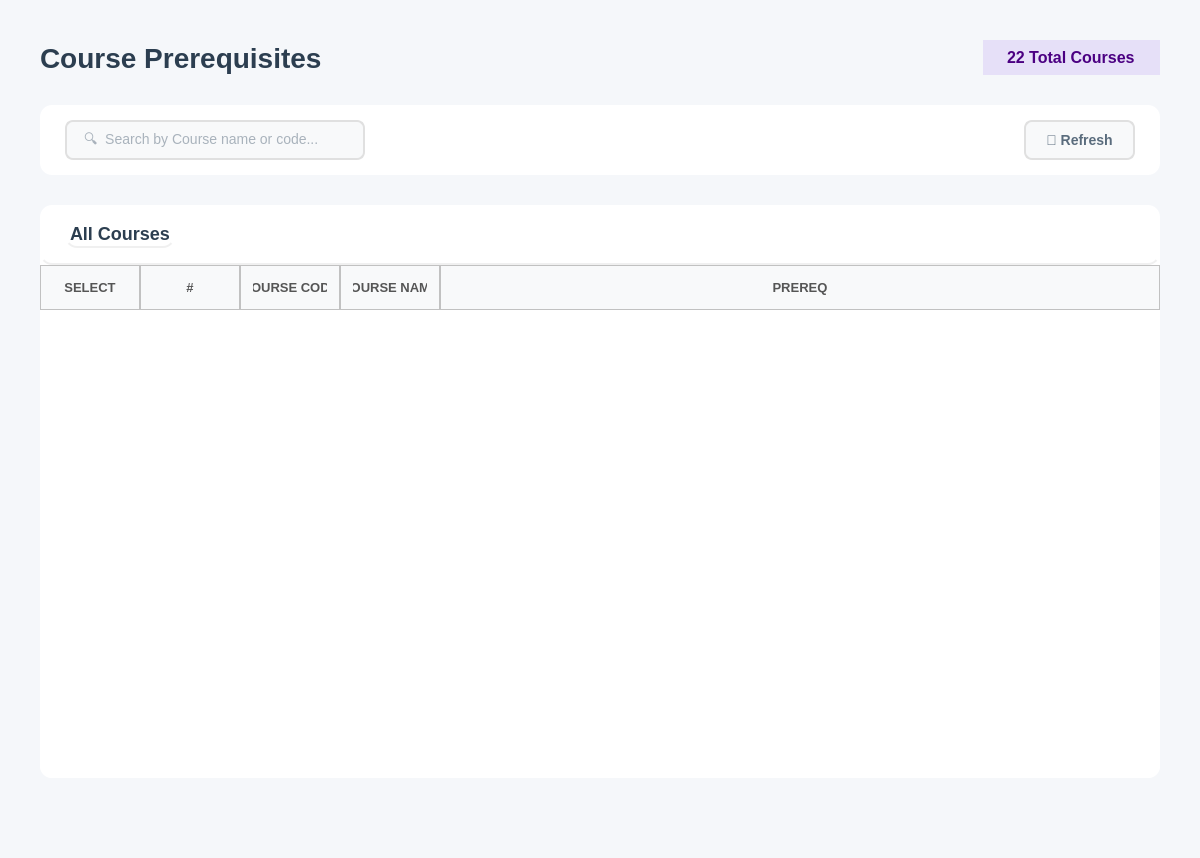
<?xml version="1.0" encoding="UTF-8"?>
<ui version="4.0">
 <class>ViewPrereqs</class>
 <widget class="QWidget" name="ViewPrereqs">
  <property name="geometry">
   <rect>
    <x>0</x>
    <y>0</y>
    <width>1200</width>
    <height>858</height>
   </rect>
  </property>
  <property name="windowTitle">
   <string>Course</string>
  </property>
  <property name="styleSheet">
   <string notr="true">background-color: #f5f7fa;</string>
  </property>
  <layout class="QVBoxLayout" name="mainLayout">
   <property name="spacing">
    <number>30</number>
   </property>
   <property name="leftMargin">
    <number>40</number>
   </property>
   <property name="topMargin">
    <number>40</number>
   </property>
   <property name="rightMargin">
    <number>40</number>
   </property>
   <property name="bottomMargin">
    <number>20</number>
   </property>
   <item>
    <layout class="QHBoxLayout" name="headerLayout">
     <item>
      <widget class="QLabel" name="labelTitle">
       <property name="styleSheet">
        <string notr="true">font-size: 28px; font-weight: bold; color: #2c3e50; background: transparent;</string>
       </property>
       <property name="text">
        <string>Course Prerequisites</string>
       </property>
      </widget>
     </item>
     <item>
      <spacer name="headerSpacer">
       <property name="orientation">
        <enum>Qt::Orientation::Horizontal</enum>
       </property>
       <property name="sizeHint" stdset="0">
        <size>
         <width>40</width>
         <height>20</height>
        </size>
       </property>
      </spacer>
     </item>
     <item>
      <widget class="QLabel" name="labelTotalCoursesCount">
       <property name="styleSheet">
        <string notr="true">font-size: 16px;
color: #4b0082;               /* deep purple text */
font-weight: bold;
background-color: #e6e0f8;    /* soft light purple background */
padding: 8px 20px;
border-radius: 20px;
</string>
       </property>
       <property name="text">
        <string>22 Total Courses</string>
       </property>
      </widget>
     </item>
    </layout>
   </item>
   <item>
    <widget class="QFrame" name="filterFrame">
     <property name="minimumSize">
      <size>
       <width>0</width>
       <height>70</height>
      </size>
     </property>
     <property name="maximumSize">
      <size>
       <width>16777215</width>
       <height>70</height>
      </size>
     </property>
     <property name="styleSheet">
      <string notr="true">background-color: white; border-radius: 12px;</string>
     </property>
     <property name="frameShape">
      <enum>QFrame::Shape::StyledPanel</enum>
     </property>
     <layout class="QHBoxLayout" name="filterLayout">
      <property name="leftMargin">
       <number>25</number>
      </property>
      <property name="topMargin">
       <number>15</number>
      </property>
      <property name="rightMargin">
       <number>25</number>
      </property>
      <property name="bottomMargin">
       <number>15</number>
      </property>
      <item>
       <widget class="QLineEdit" name="lineEditSearch">
        <property name="minimumSize">
         <size>
          <width>300</width>
          <height>40</height>
         </size>
        </property>
        <property name="maximumSize">
         <size>
          <width>200</width>
          <height>16777215</height>
         </size>
        </property>
        <property name="styleSheet">
         <string notr="true">QLineEdit {
    padding: 10px 15px;
    border: 2px solid #e0e0e0;
    border-radius: 8px;
    font-size: 14px;
    background-color: #f8f9fa;   /* light neutral background */
    color: #5a6c7d;             /* text color similar to buttons */
}

QLineEdit:focus {
    border-color: #f5576c;       /* accent border on focus */
    background-color: #ffffff;   /* slightly lighter when active */
}

QLineEdit:disabled {
    background-color: #ededed;   /* washed-out grey */
    color: #a1a8b3;             /* faded text */
}
</string>
        </property>
        <property name="placeholderText">
         <string>🔍  Search by Course name or code...</string>
        </property>
       </widget>
      </item>
      <item>
       <spacer name="filterSpacer">
        <property name="orientation">
         <enum>Qt::Orientation::Horizontal</enum>
        </property>
        <property name="sizeHint" stdset="0">
         <size>
          <width>40</width>
          <height>20</height>
         </size>
        </property>
       </spacer>
      </item>
      <item>
       <widget class="QPushButton" name="buttonRefresh">
        <property name="minimumSize">
         <size>
          <width>100</width>
          <height>40</height>
         </size>
        </property>
        <property name="cursor">
         <cursorShape>PointingHandCursor</cursorShape>
        </property>
        <property name="styleSheet">
         <string notr="true">QPushButton {
    background-color: #f8f9fa;
    color: #5a6c7d;
    border: 2px solid #e0e0e0;
    border-radius: 8px;
    font-size: 14px;
    font-weight: bold;
    padding: 10px 20px;
}

QPushButton:hover {
    border-color: #f5576c;
    color: #f5576c;
}

QPushButton:pressed {
    background-color: #e0e0e0; /* darker grey for pressed feedback */
    border-color: #f5576c;
    color: #f5576c;
}</string>
        </property>
        <property name="text">
         <string>🔄 Refresh</string>
        </property>
       </widget>
      </item>
     </layout>
    </widget>
   </item>
   <item>
    <widget class="QFrame" name="tableFrame">
     <property name="styleSheet">
      <string notr="true">background-color: white; border-radius: 12px;</string>
     </property>
     <property name="frameShape">
      <enum>QFrame::Shape::StyledPanel</enum>
     </property>
     <layout class="QVBoxLayout" name="tableMainLayout">
      <property name="spacing">
       <number>0</number>
      </property>
      <property name="leftMargin">
       <number>0</number>
      </property>
      <property name="topMargin">
       <number>0</number>
      </property>
      <property name="rightMargin">
       <number>0</number>
      </property>
      <property name="bottomMargin">
       <number>0</number>
      </property>
      <item>
       <widget class="QFrame" name="tableHeader">
        <property name="minimumSize">
         <size>
          <width>0</width>
          <height>60</height>
         </size>
        </property>
        <property name="maximumSize">
         <size>
          <width>16777215</width>
          <height>60</height>
         </size>
        </property>
        <property name="styleSheet">
         <string notr="true">background: transparent; border-bottom: 2px solid #f0f0f0;</string>
        </property>
        <property name="frameShape">
         <enum>QFrame::Shape::StyledPanel</enum>
        </property>
        <layout class="QHBoxLayout" name="tableHeaderLayout">
         <property name="leftMargin">
          <number>25</number>
         </property>
         <property name="topMargin">
          <number>15</number>
         </property>
         <property name="rightMargin">
          <number>25</number>
         </property>
         <property name="bottomMargin">
          <number>15</number>
         </property>
         <item>
          <widget class="QLabel" name="tableTitle">
           <property name="styleSheet">
            <string notr="true">font-size: 18px; font-weight: bold; color: #2c3e50; background: transparent;</string>
           </property>
           <property name="text">
            <string>All Courses</string>
           </property>
          </widget>
         </item>
         <item>
          <spacer name="tableHeaderSpacer">
           <property name="orientation">
            <enum>Qt::Orientation::Horizontal</enum>
           </property>
           <property name="sizeHint" stdset="0">
            <size>
             <width>40</width>
             <height>20</height>
            </size>
           </property>
          </spacer>
         </item>
        </layout>
       </widget>
      </item>
      <item>
       <widget class="QTableWidget" name="tableAllCourses">
        <property name="minimumSize">
         <size>
          <width>0</width>
          <height>300</height>
         </size>
        </property>
        <property name="styleSheet">
         <string notr="true">QTableWidget {
    border: none;
    background-color: white;
    gridline-color: #e5e5e5;      /* slightly darker for visibility */
    color: #222222;               /* matches QLineEdit text color */
    font-size: 14px;
}

QTableWidget::item {
    padding: 14px;
    border: none;
    color: #222222;               /* consistent text color */
}

QTableWidget::item:selected {
    background-color: #fcebed;  /* soft pink selection */
    color: #222222;             /* keep text readable */
}

QHeaderView::section {
    background-color: #f8f9fa;
    padding: 12px;
	border: 1px solid #c1c1c1; 
    font-size: 13px;
    color: #555555;               /* similar to readOnly QLineEdit text */
    font-weight: bold;
}
QTableWidget::item:focus {
    outline: none;
    border: none;
}
/* Removes weird selection rectangle */
QTableWidget::item:focus {
    outline: none;
    border: none;
}
QTableWidget::indicator {
    width: 18px;
    height: 18px;
}

QTableWidget::indicator:unchecked {
    border: 1px solid #b8b8b8;      /* soft grey border */
    background-color: #f8f8f8;      /* very light grey */
    border-radius: 3px;             /* slightly rounded */
}

QTableWidget::indicator:checked {
    border: 1px solid #5a5a5a;      /* darker grey when selected */
    background-color: #6c6c6c;      /* washed-out grey instead of harsh green */
    image: url(&quot;&quot;);                 /* remove default checkmark */
    border-radius: 3px;
}

QTableWidget::indicator:checked:hover,
QTableWidget::indicator:unchecked:hover {
    border-color: #3a3a3a;
}

QTableWidget::indicator:checked::after {
    content: &quot;&quot;;
    image: url(&quot;&quot;); /* no default checkmark */
}
/* ===== SCROLLBARS (VERTICAL &amp; HORIZONTAL) ===== */

/* Track */
QScrollBar:vertical, QScrollBar:horizontal {
    background: rgba(255, 255, 255, 0.05);  /* subtle track */
    border-radius: 6px;
    margin: 0px;  /* remove extra space */
}

/* Handle / Thumb */
QScrollBar::handle:vertical, QScrollBar::handle:horizontal {
    background: rgba(120, 120, 120, 0.35);  /* glassy thumb */
    border-radius: 6px;
    border: 1px solid rgba(255, 255, 255, 0.2); /* subtle highlight */
    min-height: 30px; /* vertical */
    min-width: 30px;  /* horizontal */
}

QScrollBar::handle:vertical:hover,
QScrollBar::handle:horizontal:hover {
    background: rgba(120, 120, 120, 0.55);
}

/* Buttons (up/down or left/right) */
QScrollBar::add-line:vertical, QScrollBar::sub-line:vertical,
QScrollBar::add-line:horizontal, QScrollBar::sub-line:horizontal {
    width: 16px;  /* horizontal buttons width */
    height: 16px; /* vertical buttons height */
    background: rgba(180, 180, 180, 0.35);
    border-radius: 4px;
}

/* Arrow icons */
QScrollBar::up-arrow:vertical, QScrollBar::down-arrow:vertical,
QScrollBar::left-arrow:horizontal, QScrollBar::right-arrow:horizontal {
    width: 6px;
    height: 6px;
    background: transparent;
}

/* Remove blank areas */
QScrollBar::add-page:vertical, QScrollBar::sub-page:vertical,
QScrollBar::add-page:horizontal, QScrollBar::sub-page:horizontal {
    background: none;
}

/* Sizes */
QScrollBar:vertical { width: 12px; }
QScrollBar:horizontal { height: 12px; }
</string>
        </property>
        <property name="editTriggers">
         <set>QAbstractItemView::EditTrigger::NoEditTriggers</set>
        </property>
        <property name="alternatingRowColors">
         <bool>true</bool>
        </property>
        <property name="selectionMode">
         <enum>QAbstractItemView::SelectionMode::ContiguousSelection</enum>
        </property>
        <property name="cornerButtonEnabled">
         <bool>true</bool>
        </property>
        <attribute name="horizontalHeaderStretchLastSection">
         <bool>true</bool>
        </attribute>
        <attribute name="verticalHeaderVisible">
         <bool>false</bool>
        </attribute>
        <attribute name="verticalHeaderCascadingSectionResizes">
         <bool>true</bool>
        </attribute>
        <column>
         <property name="text">
          <string>SELECT</string>
         </property>
        </column>
        <column>
         <property name="text">
          <string>#</string>
         </property>
        </column>
        <column>
         <property name="text">
          <string>COURSE CODE</string>
         </property>
        </column>
        <column>
         <property name="text">
          <string>COURSE NAME</string>
         </property>
        </column>
        <column>
         <property name="text">
          <string>PREREQ</string>
         </property>
        </column>
       </widget>
      </item>
     </layout>
    </widget>
   </item>
   <item>
    <spacer name="verticalSpacer">
     <property name="orientation">
      <enum>Qt::Orientation::Vertical</enum>
     </property>
     <property name="sizeType">
      <enum>QSizePolicy::Policy::Maximum</enum>
     </property>
     <property name="sizeHint" stdset="0">
      <size>
       <width>20</width>
       <height>60</height>
      </size>
     </property>
    </spacer>
   </item>
  </layout>
 </widget>
 <resources/>
 <connections/>
</ui>
